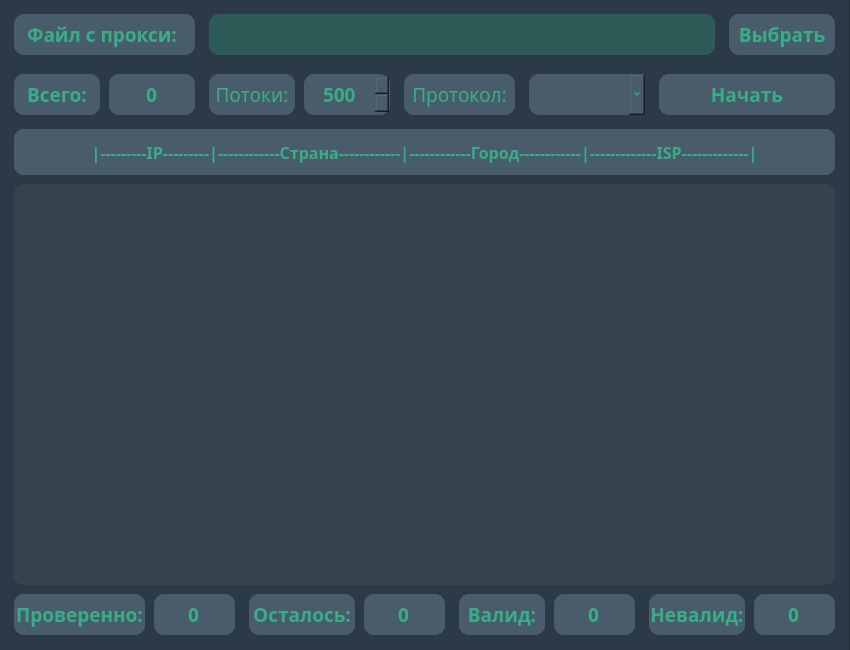
<?xml version="1.0" encoding="UTF-8"?>
<ui version="4.0">
 <class>MainWindow</class>
 <widget class="QMainWindow" name="MainWindow">
  <property name="geometry">
   <rect>
    <x>0</x>
    <y>0</y>
    <width>850</width>
    <height>650</height>
   </rect>
  </property>
  <property name="sizePolicy">
   <sizepolicy hsizetype="Fixed" vsizetype="Fixed">
    <horstretch>0</horstretch>
    <verstretch>0</verstretch>
   </sizepolicy>
  </property>
  <property name="minimumSize">
   <size>
    <width>850</width>
    <height>650</height>
   </size>
  </property>
  <property name="maximumSize">
   <size>
    <width>850</width>
    <height>650</height>
   </size>
  </property>
  <property name="windowTitle">
   <string>Underneach Proxy Checker</string>
  </property>
  <widget class="QWidget" name="centralwidget">
   <widget class="QFrame" name="frame">
    <property name="geometry">
     <rect>
      <x>-1</x>
      <y>-1</y>
      <width>851</width>
      <height>656</height>
     </rect>
    </property>
    <property name="styleSheet">
     <string notr="true">background-color: rgb(44, 58, 71);</string>
    </property>
    <property name="frameShape">
     <enum>QFrame::StyledPanel</enum>
    </property>
    <property name="frameShadow">
     <enum>QFrame::Raised</enum>
    </property>
    <widget class="QLabel" name="label_3">
     <property name="geometry">
      <rect>
       <x>15</x>
       <y>15</y>
       <width>181</width>
       <height>41</height>
      </rect>
     </property>
     <property name="font">
      <font>
       <family>Segoe UI Variable Small Semibol</family>
       <pointsize>11</pointsize>
       <bold>true</bold>
      </font>
     </property>
     <property name="autoFillBackground">
      <bool>false</bool>
     </property>
     <property name="styleSheet">
      <string notr="true">background-color:rgb(73, 92, 108);
color: #37ae85;
border-radius: 10px;</string>
     </property>
     <property name="text">
      <string>&lt;html&gt;&lt;head/&gt;&lt;body&gt;&lt;p&gt;&lt;span style=&quot; font-size:14pt;&quot;&gt;Файл с прокси: &lt;/span&gt;&lt;/p&gt;&lt;/body&gt;&lt;/html&gt;</string>
     </property>
     <property name="alignment">
      <set>Qt::AlignCenter</set>
     </property>
     <property name="indent">
      <number>0</number>
     </property>
    </widget>
    <widget class="QLabel" name="label_5">
     <property name="geometry">
      <rect>
       <x>15</x>
       <y>75</y>
       <width>86</width>
       <height>41</height>
      </rect>
     </property>
     <property name="font">
      <font>
       <family>Segoe UI Variable Small Semibol</family>
       <pointsize>11</pointsize>
       <bold>true</bold>
      </font>
     </property>
     <property name="autoFillBackground">
      <bool>false</bool>
     </property>
     <property name="styleSheet">
      <string notr="true">background-color:rgb(73, 92, 108);
color: #37ae85;
border-radius: 10px;</string>
     </property>
     <property name="text">
      <string>&lt;html&gt;&lt;head/&gt;&lt;body&gt;&lt;p&gt;&lt;span style=&quot; font-size:14pt;&quot;&gt;Всего:&lt;/span&gt;&lt;/p&gt;&lt;/body&gt;&lt;/html&gt;</string>
     </property>
     <property name="alignment">
      <set>Qt::AlignCenter</set>
     </property>
     <property name="indent">
      <number>0</number>
     </property>
    </widget>
    <widget class="QPlainTextEdit" name="plainTextEdit">
     <property name="geometry">
      <rect>
       <x>15</x>
       <y>185</y>
       <width>821</width>
       <height>401</height>
      </rect>
     </property>
     <property name="font">
      <font>
       <family>Segoe UI Variable Small Semibol</family>
       <pointsize>12</pointsize>
       <bold>true</bold>
      </font>
     </property>
     <property name="styleSheet">
      <string notr="true">background-color: #36434f;
color: #37ae85;
border-radius: 10px;
</string>
     </property>
     <property name="readOnly">
      <bool>true</bool>
     </property>
     <property name="maximumBlockCount">
      <number>500</number>
     </property>
    </widget>
    <widget class="QPushButton" name="Select_proxy_button">
     <property name="geometry">
      <rect>
       <x>730</x>
       <y>15</y>
       <width>106</width>
       <height>41</height>
      </rect>
     </property>
     <property name="font">
      <font>
       <family>Segoe UI Variable Small Semibol</family>
       <pointsize>14</pointsize>
       <bold>true</bold>
       <underline>false</underline>
      </font>
     </property>
     <property name="cursor">
      <cursorShape>PointingHandCursor</cursorShape>
     </property>
     <property name="styleSheet">
      <string notr="true">QPushButton {
	background-color:rgb(73, 92, 108);
    color: #37ae85;
	border-radius: 10px;
}
QPushButton:pressed {
	background-color:rgb(40, 40, 40);
	color: rgb(205, 205, 205);
	border-style: outset;
	border-radius: 10px;
}</string>
     </property>
     <property name="text">
      <string>Выбрать</string>
     </property>
    </widget>
    <widget class="QLineEdit" name="Textline">
     <property name="geometry">
      <rect>
       <x>210</x>
       <y>15</y>
       <width>506</width>
       <height>41</height>
      </rect>
     </property>
     <property name="font">
      <font>
       <family>Segoe UI Variable Small Semibol</family>
       <pointsize>14</pointsize>
       <bold>true</bold>
      </font>
     </property>
     <property name="styleSheet">
      <string notr="true">background-color: #2d5b57; 
color: #37ae85;
border-radius: 10px;
padding-left: 2px;
padding-right: 2px;</string>
     </property>
     <property name="text">
      <string/>
     </property>
     <property name="alignment">
      <set>Qt::AlignCenter</set>
     </property>
    </widget>
    <widget class="QPushButton" name="Start">
     <property name="geometry">
      <rect>
       <x>660</x>
       <y>75</y>
       <width>176</width>
       <height>41</height>
      </rect>
     </property>
     <property name="font">
      <font>
       <family>Segoe UI Variable Small Semibol</family>
       <pointsize>14</pointsize>
       <bold>true</bold>
       <underline>false</underline>
      </font>
     </property>
     <property name="cursor">
      <cursorShape>PointingHandCursor</cursorShape>
     </property>
     <property name="styleSheet">
      <string notr="true">QPushButton {
	background-color:rgb(73, 92, 108);
    color: #37ae85;
	border-radius: 10px;
}
QPushButton:pressed {
	background-color:rgb(40, 40, 40);
	color: rgb(205, 205, 205);
	border-style: outset;
	border-radius: 10px;
}</string>
     </property>
     <property name="text">
      <string>Начать</string>
     </property>
    </widget>
    <widget class="QLabel" name="label_4">
     <property name="geometry">
      <rect>
       <x>210</x>
       <y>75</y>
       <width>86</width>
       <height>41</height>
      </rect>
     </property>
     <property name="font">
      <font>
       <family>Segoe UI Variable Small Semibol</family>
       <pointsize>12</pointsize>
      </font>
     </property>
     <property name="styleSheet">
      <string notr="true">background-color:rgb(73, 92, 108);
color: #37ae85;
border-radius: 10px;</string>
     </property>
     <property name="text">
      <string>&lt;html&gt;&lt;head/&gt;&lt;body&gt;&lt;p&gt;&lt;span style=&quot; font-size:14pt;&quot;&gt;Потоки:&lt;/span&gt;&lt;/p&gt;&lt;/body&gt;&lt;/html&gt;</string>
     </property>
     <property name="textFormat">
      <enum>Qt::RichText</enum>
     </property>
     <property name="scaledContents">
      <bool>false</bool>
     </property>
     <property name="alignment">
      <set>Qt::AlignCenter</set>
     </property>
     <property name="wordWrap">
      <bool>false</bool>
     </property>
     <property name="indent">
      <number>0</number>
     </property>
    </widget>
    <widget class="QSpinBox" name="spinBox_2">
     <property name="geometry">
      <rect>
       <x>305</x>
       <y>75</y>
       <width>86</width>
       <height>41</height>
      </rect>
     </property>
     <property name="font">
      <font>
       <family>Segoe UI Variable Small Semibol</family>
       <pointsize>14</pointsize>
       <bold>true</bold>
      </font>
     </property>
     <property name="styleSheet">
      <string notr="true">background-color:rgb(73, 92, 108);
color: #37ae85;
border-radius: 10px;</string>
     </property>
     <property name="alignment">
      <set>Qt::AlignCenter</set>
     </property>
     <property name="buttonSymbols">
      <enum>QAbstractSpinBox::UpDownArrows</enum>
     </property>
     <property name="minimum">
      <number>1</number>
     </property>
     <property name="maximum">
      <number>9999</number>
     </property>
     <property name="value">
      <number>500</number>
     </property>
    </widget>
    <widget class="QLineEdit" name="all_proxy">
     <property name="geometry">
      <rect>
       <x>110</x>
       <y>75</y>
       <width>86</width>
       <height>41</height>
      </rect>
     </property>
     <property name="font">
      <font>
       <family>Segoe UI Variable Small Semibol</family>
       <pointsize>14</pointsize>
       <bold>true</bold>
      </font>
     </property>
     <property name="styleSheet">
      <string notr="true">background-color:rgb(73, 92, 108);
color: #37ae85;
border-radius: 10px;</string>
     </property>
     <property name="text">
      <string>0</string>
     </property>
     <property name="alignment">
      <set>Qt::AlignCenter</set>
     </property>
     <property name="readOnly">
      <bool>true</bool>
     </property>
    </widget>
    <widget class="QLabel" name="label_6">
     <property name="geometry">
      <rect>
       <x>405</x>
       <y>75</y>
       <width>111</width>
       <height>41</height>
      </rect>
     </property>
     <property name="font">
      <font>
       <family>Segoe UI Variable Small Semibol</family>
       <pointsize>12</pointsize>
      </font>
     </property>
     <property name="styleSheet">
      <string notr="true">background-color:rgb(73, 92, 108);
color: #37ae85;
border-radius: 10px;</string>
     </property>
     <property name="text">
      <string>&lt;html&gt;&lt;head/&gt;&lt;body&gt;&lt;p&gt;&lt;span style=&quot; font-size:14pt;&quot;&gt;Протокол:&lt;/span&gt;&lt;/p&gt;&lt;/body&gt;&lt;/html&gt;</string>
     </property>
     <property name="textFormat">
      <enum>Qt::RichText</enum>
     </property>
     <property name="scaledContents">
      <bool>false</bool>
     </property>
     <property name="alignment">
      <set>Qt::AlignCenter</set>
     </property>
     <property name="wordWrap">
      <bool>false</bool>
     </property>
     <property name="indent">
      <number>0</number>
     </property>
    </widget>
    <widget class="QFrame" name="frame_2">
     <property name="geometry">
      <rect>
       <x>15</x>
       <y>130</y>
       <width>821</width>
       <height>46</height>
      </rect>
     </property>
     <property name="styleSheet">
      <string notr="true">background-color:rgb(73, 92, 108);
color: #37ae85;
border-radius: 10px;</string>
     </property>
     <property name="frameShape">
      <enum>QFrame::StyledPanel</enum>
     </property>
     <property name="frameShadow">
      <enum>QFrame::Raised</enum>
     </property>
     <widget class="QLabel" name="label">
      <property name="geometry">
       <rect>
        <x>0</x>
        <y>0</y>
        <width>821</width>
        <height>46</height>
       </rect>
      </property>
      <property name="font">
       <font>
        <family>Segoe UI Variable Small Semibol</family>
        <pointsize>12</pointsize>
        <bold>true</bold>
       </font>
      </property>
      <property name="text">
       <string>|---------IP---------|------------Страна------------|------------Город------------|-------------ISP-------------|</string>
      </property>
      <property name="alignment">
       <set>Qt::AlignCenter</set>
      </property>
     </widget>
    </widget>
    <widget class="QComboBox" name="comboBox">
     <property name="geometry">
      <rect>
       <x>530</x>
       <y>75</y>
       <width>116</width>
       <height>41</height>
      </rect>
     </property>
     <property name="font">
      <font>
       <family>Segoe UI Variable Text Semibold</family>
       <pointsize>14</pointsize>
       <bold>true</bold>
      </font>
     </property>
     <property name="cursor">
      <cursorShape>PointingHandCursor</cursorShape>
     </property>
     <property name="styleSheet">
      <string notr="true">background-color:rgb(73, 92, 108);
color: #37ae85;
border-radius: 10px;</string>
     </property>
     <property name="frame">
      <bool>true</bool>
     </property>
    </widget>
    <widget class="QLabel" name="label_7">
     <property name="geometry">
      <rect>
       <x>15</x>
       <y>595</y>
       <width>131</width>
       <height>41</height>
      </rect>
     </property>
     <property name="font">
      <font>
       <family>Segoe UI Variable Small Semibol</family>
       <pointsize>11</pointsize>
       <bold>true</bold>
      </font>
     </property>
     <property name="autoFillBackground">
      <bool>false</bool>
     </property>
     <property name="styleSheet">
      <string notr="true">background-color:rgb(73, 92, 108);
color: #37ae85;
border-radius: 10px;</string>
     </property>
     <property name="text">
      <string>&lt;html&gt;&lt;head/&gt;&lt;body&gt;&lt;p&gt;&lt;span style=&quot; font-size:14pt;&quot;&gt;Проверенно:&lt;/span&gt;&lt;/p&gt;&lt;/body&gt;&lt;/html&gt;</string>
     </property>
     <property name="alignment">
      <set>Qt::AlignCenter</set>
     </property>
     <property name="indent">
      <number>0</number>
     </property>
    </widget>
    <widget class="QLineEdit" name="checked_proxy">
     <property name="geometry">
      <rect>
       <x>155</x>
       <y>595</y>
       <width>81</width>
       <height>41</height>
      </rect>
     </property>
     <property name="font">
      <font>
       <family>Segoe UI Variable Small Semibol</family>
       <pointsize>14</pointsize>
       <bold>true</bold>
      </font>
     </property>
     <property name="styleSheet">
      <string notr="true">background-color:rgb(73, 92, 108);
color: #37ae85;
border-radius: 10px;</string>
     </property>
     <property name="text">
      <string>0</string>
     </property>
     <property name="alignment">
      <set>Qt::AlignCenter</set>
     </property>
     <property name="readOnly">
      <bool>true</bool>
     </property>
    </widget>
    <widget class="QLabel" name="label_8">
     <property name="geometry">
      <rect>
       <x>250</x>
       <y>595</y>
       <width>106</width>
       <height>41</height>
      </rect>
     </property>
     <property name="font">
      <font>
       <family>Segoe UI Variable Small Semibol</family>
       <pointsize>11</pointsize>
       <bold>true</bold>
      </font>
     </property>
     <property name="autoFillBackground">
      <bool>false</bool>
     </property>
     <property name="styleSheet">
      <string notr="true">background-color:rgb(73, 92, 108);
color: #37ae85;
border-radius: 10px;</string>
     </property>
     <property name="text">
      <string>&lt;html&gt;&lt;head/&gt;&lt;body&gt;&lt;p&gt;&lt;span style=&quot; font-size:14pt;&quot;&gt;Осталось:&lt;/span&gt;&lt;/p&gt;&lt;/body&gt;&lt;/html&gt;</string>
     </property>
     <property name="alignment">
      <set>Qt::AlignCenter</set>
     </property>
     <property name="indent">
      <number>0</number>
     </property>
    </widget>
    <widget class="QLineEdit" name="unchecked_proxy">
     <property name="geometry">
      <rect>
       <x>365</x>
       <y>595</y>
       <width>81</width>
       <height>41</height>
      </rect>
     </property>
     <property name="font">
      <font>
       <family>Segoe UI Variable Small Semibol</family>
       <pointsize>14</pointsize>
       <bold>true</bold>
      </font>
     </property>
     <property name="styleSheet">
      <string notr="true">background-color:rgb(73, 92, 108);
color: #37ae85;
border-radius: 10px;</string>
     </property>
     <property name="text">
      <string>0</string>
     </property>
     <property name="alignment">
      <set>Qt::AlignCenter</set>
     </property>
     <property name="readOnly">
      <bool>true</bool>
     </property>
    </widget>
    <widget class="QLabel" name="label_9">
     <property name="geometry">
      <rect>
       <x>460</x>
       <y>595</y>
       <width>86</width>
       <height>41</height>
      </rect>
     </property>
     <property name="font">
      <font>
       <family>Segoe UI Variable Small Semibol</family>
       <pointsize>11</pointsize>
       <bold>true</bold>
      </font>
     </property>
     <property name="autoFillBackground">
      <bool>false</bool>
     </property>
     <property name="styleSheet">
      <string notr="true">background-color:rgb(73, 92, 108);
color: #37ae85;
border-radius: 10px;</string>
     </property>
     <property name="text">
      <string>&lt;html&gt;&lt;head/&gt;&lt;body&gt;&lt;p&gt;&lt;span style=&quot; font-size:14pt;&quot;&gt;Валид:&lt;/span&gt;&lt;/p&gt;&lt;/body&gt;&lt;/html&gt;</string>
     </property>
     <property name="alignment">
      <set>Qt::AlignCenter</set>
     </property>
     <property name="indent">
      <number>0</number>
     </property>
    </widget>
    <widget class="QLineEdit" name="valid_proxy">
     <property name="geometry">
      <rect>
       <x>555</x>
       <y>595</y>
       <width>81</width>
       <height>41</height>
      </rect>
     </property>
     <property name="font">
      <font>
       <family>Segoe UI Variable Small Semibol</family>
       <pointsize>14</pointsize>
       <bold>true</bold>
      </font>
     </property>
     <property name="styleSheet">
      <string notr="true">background-color:rgb(73, 92, 108);
color: #37ae85;
border-radius: 10px;</string>
     </property>
     <property name="text">
      <string>0</string>
     </property>
     <property name="alignment">
      <set>Qt::AlignCenter</set>
     </property>
     <property name="readOnly">
      <bool>true</bool>
     </property>
    </widget>
    <widget class="QLabel" name="label_10">
     <property name="geometry">
      <rect>
       <x>650</x>
       <y>595</y>
       <width>96</width>
       <height>41</height>
      </rect>
     </property>
     <property name="font">
      <font>
       <family>Segoe UI Variable Small Semibol</family>
       <pointsize>11</pointsize>
       <bold>true</bold>
      </font>
     </property>
     <property name="autoFillBackground">
      <bool>false</bool>
     </property>
     <property name="styleSheet">
      <string notr="true">background-color:rgb(73, 92, 108);
color: #37ae85;
border-radius: 10px;</string>
     </property>
     <property name="text">
      <string>&lt;html&gt;&lt;head/&gt;&lt;body&gt;&lt;p&gt;&lt;span style=&quot; font-size:14pt;&quot;&gt;Невалид:&lt;/span&gt;&lt;/p&gt;&lt;/body&gt;&lt;/html&gt;</string>
     </property>
     <property name="alignment">
      <set>Qt::AlignCenter</set>
     </property>
     <property name="indent">
      <number>0</number>
     </property>
    </widget>
    <widget class="QLineEdit" name="invalid_proxy">
     <property name="geometry">
      <rect>
       <x>755</x>
       <y>595</y>
       <width>81</width>
       <height>41</height>
      </rect>
     </property>
     <property name="font">
      <font>
       <family>Segoe UI Variable Small Semibol</family>
       <pointsize>14</pointsize>
       <bold>true</bold>
      </font>
     </property>
     <property name="styleSheet">
      <string notr="true">background-color:rgb(73, 92, 108);
color: #37ae85;
border-radius: 10px;</string>
     </property>
     <property name="text">
      <string>0</string>
     </property>
     <property name="alignment">
      <set>Qt::AlignCenter</set>
     </property>
     <property name="readOnly">
      <bool>true</bool>
     </property>
    </widget>
   </widget>
  </widget>
 </widget>
 <resources/>
 <connections/>
</ui>
